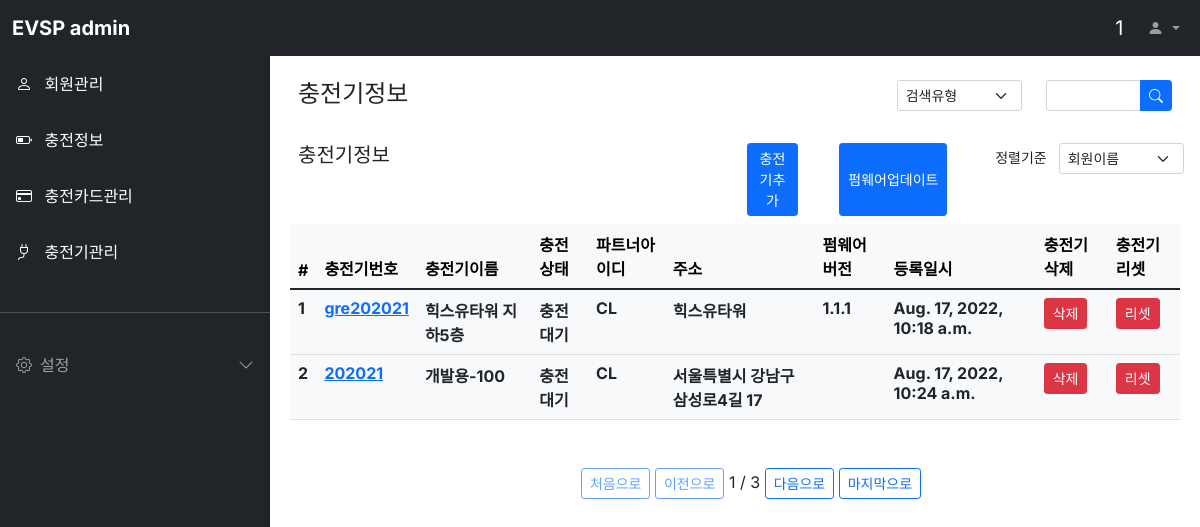
Screenshot of /evcharger/ (signed in) with the database file from the repository.
### evcharger/models.py (models this page shows, shortened)
class Evcharger(models.Model):
  cpname = models.CharField(max_length=64, verbose_name='충전기이름')
  cpnumber = models.CharField(max_length=64, verbose_name='충전기번호')
  partner_id = models.CharField(max_length=128, verbose_name='파트너아이디')
  public_use = models.BooleanField(default=True, verbose_name='공용')
  cpstatus = models.CharField(max_length=64, verbose_name='충전상태')
  connector_id_0 = models.CharField(max_length=64, verbose_name='0번커넥터아이디')
  connector_id_0_status = models.CharField(max_length=64, verbose_name='0번커넥터상태')
  connector_id_1 = models.CharField(max_length=64, verbose_name='1번커넥터아이디')
  connector_id_1_status = models.CharField(max_length=64, verbose_name='1번커넥터상태')
  address = models.TextField(verbose_name='주소')
  manager_id = models.CharField(max_length=128, verbose_name='관리자아이디')
  cpversion = models.CharField(max_length=64, verbose_name='펌웨어버전')
  register_dttm = models.DateTimeField(auto_now_add=True, verbose_name='등록일시')
  last_modified_dttm = models.DateTimeField(auto_now_add=True, verbose_name='최종정보변경일시')
  fw_version = models.CharField(max_length=64, verbose_name='펌웨어버전')
  class Meta:
    db_table = 'evsp_evcharger'
    verbose_name = '충전기'
    verbose_name_plural = '충전기'

### evcharger/views.py (the view)
# urls.py: path('evcharger/', EvchargerList.as_view()),
class EvchargerList(ListView):
  model = Evcharger
  template_name='evcharger.html'
  context_object_name = 'evchargerList'
  paginate_by = 2
  queryset = Evcharger.objects.all()
  def get_context_data(self, **kwargs):
    context = super().get_context_data(**kwargs)
    user_id = self.request.session['user']
    context['loginuser'] = user_id
    return context

### evcharger/templates/evcharger.html (shortened to what this page needs)
{% extends "base.html" %}
{% block contents %}
<div class="row mt-3 mx-3">
  <div class="col-md-8 fw-bold"><h4>충전기정보</h4></div>
  <div class="col-md-2">
    <select class="form-select form-select-sm" aria-label="Default select example">
      <option selected>검색유형</option>
    </select>
  </div>
  <div class="col-md-2">
    <form>
      <div class="input-group input-group-sm">
        <input type="text" class="form-control" placeholder="" aria-label="Recipient's userid" aria-describedby="button-addon2">
        <button class="btn btn-primary" type="button" id="button-addon2">
          <i class="bi bi-search"></i>
        </button>
      </div>
    </form>
  </div>
</div>
<div class="row mt-3 mx-3">
  <div class="col-md-6 fw-bold"><h5>충전기정보</h5></div>
  <div class="col-md-1 d-grid justify-content-md-end">
    <button class="btn btn-primary btn-sm"
      onclick="location.href='/evcharger/register/'">충전기추가
    </button>
  </div>
  <div class="col-md-2 d-grid justify-content-md-end">
    <button class="btn btn-primary btn-sm"
      onclick="location.href='/evcharger/fwupdate/'">펌웨어업데이트
    </button>
  </div>
  <div class="col-md-3">
    <div class="row justify-content-end">
      <label class="col form-select-sm text-end">정렬기준</label>
      <select class="col form-select form-select-sm" aria-label="Default select example">
        <option selected>회원이름</option>
      </select>
    </div>
  </div>
</div>
<div class="row mt-2 mx-2">
  <div class="col-12">
    <table class="table table-light">
      <thead class="thead-light">
        <tr>
          <th scope="col">#</th>
          <th scope="col">충전기번호</th>
          <th scope="col">충전기이름</th>
          <th scope="col">충전상태</th>
          <th scope="col">파트너아이디</th>
          <th scope="col">주소</th>
          <th scope="col">펌웨어버전</th>
          <th scope="col">등록일시</th>
          <th scope="col">충전기삭제</th>
          <th scope="col">충전기리셋</th>
        </tr>
      </thead>
      <tbody class="text-dark">
        {% for evcharger in evchargerList %}
        <tr>
          <th scope="row">{{ evcharger.id }}</th>
          <th><a id="evcharger-{{ evcharger.id }}" onmouseenter="evcharger_detail({{ evcharger.id }});" onmouseleave="evcharger_leave({{ evcharger.id }});"
            href="/evcharger/{{ evcharger.id }}">{{ evcharger.cpnumber }}</a></th>
          <th>{{ evcharger.cpname }}</th>
          <th>{{ evcharger.cpstatus }}</th>
          <th>{{ evcharger.partner_id }}</th>
          <th>{{ evcharger.address }}</th>
          <th>{{ evcharger.cpversion }}</th>
          <th>{{ evcharger.register_dttm }}</th>
          <th><a class="btn btn-primary btn-sm btn-danger" id="evcharger-{{ evcharger.id }}"
            href="/evcharger/{{ evcharger.id }}/delete" target="_blank">삭제</a></th>
          <th><a class="btn btn-primary btn-sm btn-danger" id="evcharger-{{ evcharger.id }}"
            href="/evcharger/{{ evcharger.id }}/reset" target="_blank">리셋</a></th>
        </tr>
        {% endfor %}
      </tbody>
    </table>
    <div class="pagination justify-content-center mt-5">
      <ul class="step-links">
        {% if page_obj.has_previous %}
        <a class="btn btn-sm btn-outline-primary" href="?page=1">처음으로</a>
        <a class="btn btn-sm btn-outline-primary" href="?page={{ page_obj.previous_page_number }}">이전으로</a>
        {% else %}
        <a class="btn btn-sm btn-outline-primary disabled" href="#">처음으로</a>
        <a class="btn btn-sm btn-outline-primary disabled" href="#">이전으로</a>
        {% endif %}
      <span class="current">
        {{ page_obj.number }} / {{ page_obj.paginator.num_pages }}
      </span>
        {% if page_obj.has_next %}
        <a class="btn btn-sm btn-outline-primary" href="?page={{ page_obj.next_page_number }}">다음으로</a>
        <a class="btn btn-sm btn-outline-primary" href="?page={{ page_obj.paginator.num_pages }}">마지막으로</a>
        {% else %}
        <a class="btn btn-sm btn-outline-primary disabled" href="#">다음으로</a>
        <a class="btn btn-sm btn-outline-primary disabled" href="#">마지막으로</a>
        {% endif %}
      </ul>
    </div>
  </div>
</div>
{% endblock %}

### static/style.css (style rules this page uses)
body, button { font-family: "Inter", sans-serif; }
:root { --offcanvas-width: 270px; --topNavbarHeight: 56px; }
@media (min-width: 992px) { body { overflow: auto !important; } }

### rows the page displays
Evcharger: id "1", cpnumber "gre202021", cpname "힉스유타워 지하5층", cpstatus "충전대기", partner_id "CL", address "힉스유타워", cpversion "1.1.1", register_dttm "Aug. 17, 2022, 10:18 a.m."
Evcharger: id "2", cpnumber "202021", cpname "개발용-100", cpstatus "충전대기", partner_id "CL", address "서울특별시 강남구 삼성로4길 17", register_dttm "Aug. 17, 2022, 10:24 a.m."

### other values shown
{{ loginuser }} "1"
{{ page_obj.number }} "1"
{{ page_obj.paginator.num_pages }} "3"
